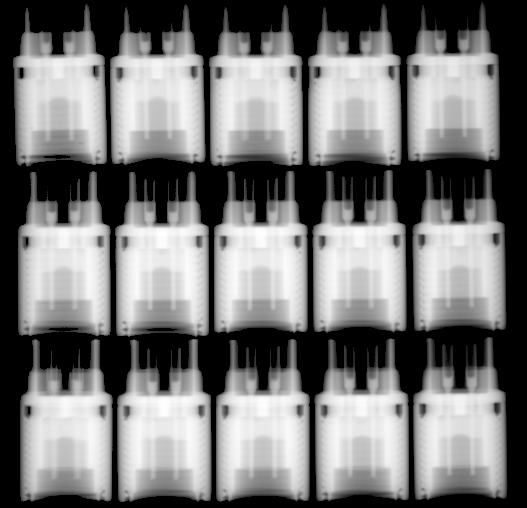
#> input picture Images/Batch no; 2023-13-11---416 to 430-A shot.tiff, 527 x 508 px, found by its file name; its folder holds 2 pictures in this run; the run also reads 1 picture not shown here
$ jupyter execute --allow-errors ISRO.ipynb
#> lines starting #> are read from the running program, lines starting #| are printed output that depends on the picture; after the words box and inside, x2 and y2 are one past the last pixel; in counts of white or black regions, pixels touching at a corner belong together
# INTRODUCTION
In this notebook, we'll try to run the TOD models on the samples provided from the ISRO. We'll try some preprocessing and then run some models on them to see the model can detect something. In hindsight, they shouldn't because they aren't trained for this. But a fun experiment nonetheless and also to measure the work that's cut out for us.

## Preprocessing
We'll first start by inspecting the images and doing some basic pre-processing to see if we can transform the image to a better version

[cell 1]
import numpy as np
import torch
import os
from PIL import Image
import matplotlib.pyplot as plt
import cv2
from scipy import ndimage as ndi
from skimage import exposure, img_as_ubyte
from skimage.filters import laplace

[cell 2]
#Import the tiff images from the images folder
def import_tiff_images(folder_path):
    images = []
    for filename in os.listdir(folder_path):
        if filename.endswith('.tiff') or filename.endswith('.tif'):
            img_path = os.path.join(folder_path, filename)
            img = np.array(Image.open(img_path))
#> img is the input picture: shape (508, 527) >u2; min 26168, max 65534, mean 44699.5
            print(img.shape)
#| (508, 527)
            images.append(img)
            break
    return np.array(images)

[cell 3]
images = import_tiff_images('/Users/apple/Desktop/IISC/M.Tech Project/Code/Images')
plt.imshow(images[0], cmap='gray')
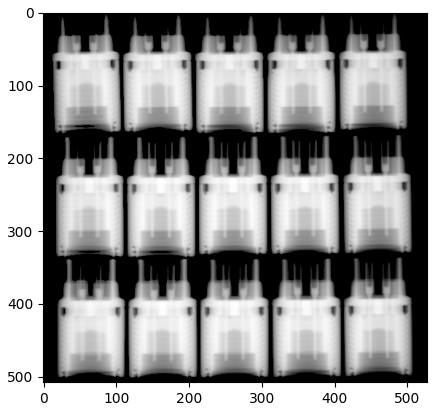
#> figure drawn by matplotlib, 1 panel

As you can see the images contains 3 rows, with 5 GTMS per row. There is a lot unneed space in the image that not really needed for our need. We'd ideally like to crop each of these GTMS from the each of the rows and pre-process on them. For the time-being I've manually cut out the needed part. Now the images are unprocessed and looking a bit too bright and lacking contrast to the point whrerin we can't even see the voids. We'll try some image pre-processing techniques to see we make the voids pop-out a bit more.

[cell 4]
def read_gray(path):
    img = cv2.imread(path, cv2.IMREAD_UNCHANGED)
#> img: shape (508, 527) uint16; min 26168, max 65534, mean 44699.5
    if img is None:
        raise FileNotFoundError(f"Could not read image: {path}")
    # If image has multiple channels, convert to grayscale using OpenCV
    if img.ndim == 3:
        img = cv2.cvtColor(img, cv2.COLOR_BGR2GRAY)
    # Convert to uint8 if needed
    if img.dtype != np.uint8:
        # Normalize into 0..255
        imin, imax = img.min(), img.max()
#> imin = 26168; imax = 65534
        if imax == imin:
            img = np.zeros_like(img, dtype=np.uint8)
        else:
            img = ((img - imin) / (imax - imin) * 255.0).astype(np.uint8)
    return img


def save_img(path, img):
    """Save uint8 grayscale image."""
    os.makedirs(os.path.dirname(path), exist_ok=True)
    cv2.imwrite(path, img)


# 1. Histogram Equalization (global)
def hist_equalization(img):
    """
    Global histogram equalization using OpenCV.
    Accepts color or non-uint8 images and converts them to
    8-bit single-channel before equalization.
    """
    # if color, convert to grayscale
    if img.ndim == 3:
        img = cv2.cvtColor(img, cv2.COLOR_BGR2GRAY)
    # ensure uint8
    if img.dtype != np.uint8:
        imin, imax = img.min(), img.max()
        if imax == imin:
            img = np.zeros_like(img, dtype=np.uint8)
        else:
            img = ((img - imin) / (imax - imin) * 255.0).astype(np.uint8)
    return cv2.equalizeHist(img)


# 2. CLAHE (Contrast Limited Adaptive Histogram Equalization)
def clahe(img, clip_limit=2.0, tile_grid_size=(8, 8)):
#> called with clip_limit = 2, tile_grid_size = (8, 8)
    clahe_obj = cv2.createCLAHE(clipLimit=clip_limit, tileGridSize=tile_grid_size)
    return clahe_obj.apply(img)


# 3. Gamma Correction
def gamma_correction(img, gamma=1.5):
    """
    img: uint8 grayscale
    gamma: >1 darkens image, <1 brightens image
    """
#> called with gamma = 1.6
    inv_gamma = 1.0 / gamma
    # build lookup table
    table = (np.arange(256) / 255.0) ** inv_gamma * 255.0
    table = np.clip(table, 0, 255).astype('uint8')
    return cv2.LUT(img, table)


# 4. Unsharp Masking (edge enhancement)
def unsharp_mask(img, sigma=1.0, amount=1.2, threshold=0):
    """
    Classic unsharp mask:
      blurred = gaussian(img, sigma)
      mask = img - blurred
      result = img + amount * mask
    amount: strength of sharpening
    threshold: minimal brightness change to sharpen (0 = no threshold)
    """
#> called with sigma = 1, amount = 1.2, threshold = 0
    img_f = img.astype(np.float32)
    blurred = cv2.GaussianBlur(img_f, (0, 0), sigmaX=sigma, sigmaY=sigma)
    mask = img_f - blurred
    if threshold > 0:
        low_contrast_mask = np.absolute(mask) < threshold
        mask[low_contrast_mask] = 0
    sharpened = img_f + amount * mask
    sharpened = np.clip(sharpened, 0, 255).astype(np.uint8)
    return sharpened


# 5. High-Pass Filter (background removal)
def high_pass_filter(img, sigma=10):
    """
    Remove low-frequency background by subtracting a Gaussian-blurred version.
    Useful to reveal small translucent defects.
    """
#> called with sigma = 20
    img_f = img.astype(np.float32)
    low = cv2.GaussianBlur(img_f, (0, 0), sigmaX=sigma, sigmaY=sigma)
    hp = img_f - low
    # re-normalize to 0..255 for visualization
    hp_norm = 255 * (hp - hp.min()) / (hp.max() - hp.min() + 1e-9)
    return hp_norm.astype(np.uint8)


# 6. Adaptive thresholding (local binarization)
def adaptive_threshold(img, block_size=51, C=5):
    """
    Detect candidate voids by local thresholding.
    block_size must be odd.
    """
#> called with block_size = 51, C = 5
    # OpenCV adaptiveThreshold requires 8-bit single-channel
    thr = cv2.adaptiveThreshold(img, 255,
                                cv2.ADAPTIVE_THRESH_GAUSSIAN_C,
                                cv2.THRESH_BINARY_INV,
                                block_size, C)
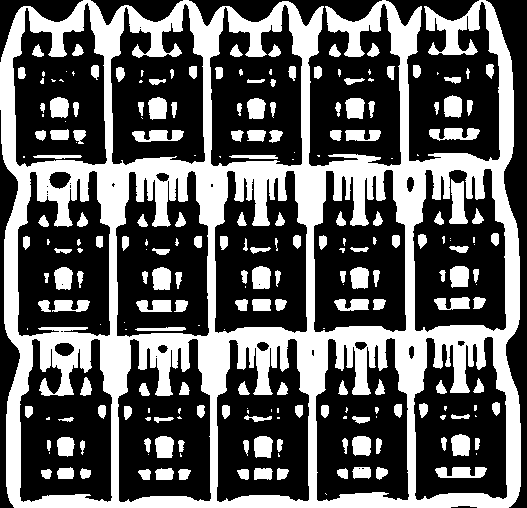
#> thr: shape (508, 527); 37.2% white; 232 white regions (68 under 20 px), largest, box (x1, y1, x2, y2) and area: (0, 0, 521, 508) 78466, (449, 179, 468, 224) 557, (429, 128, 480, 141) 446
    return thr


# 7. Top-hat and Black-hat morphological filtering
def top_black_hat(img, kernel_size=15):
    """
    Returns (top_hat, black_hat).
    - top_hat (white top-hat) enhances small bright features on a dark background
    - black_hat enhances small dark features on a bright background
    """
#> called with kernel_size = 25
    k = cv2.getStructuringElement(cv2.MORPH_ELLIPSE, (kernel_size, kernel_size))
    top_hat = cv2.morphologyEx(img, cv2.MORPH_TOPHAT, k)
    black_hat = cv2.morphologyEx(img, cv2.MORPH_BLACKHAT, k)
    return top_hat, black_hat


# 8. Multi-scale Laplacian of Gaussian (LoG) response
def multiscale_log(img, sigmas=(1.0, 2.0, 3.0, 4.0)):
    """
    Compute multi-scale LoG (absolute) and sum responses.
    Returns a normalized uint8 image where high values indicate strong LoG responses.
    """
#> called with sigmas = (1, 2, 3, 4)
    img_f = img.astype(np.float32) / 255.0
    responses = []
    for s in sigmas:
        # gaussian_laplace returns negative on bright spots; take absolute
        r = -ndi.gaussian_laplace(img_f, sigma=s)
        responses.append(np.abs(r))
#> after the loop, responses = 4 items
    resp = np.sum(responses, axis=0)
    # normalize
    resp_norm = 255 * (resp - resp.min()) / (resp.max() - resp.min() + 1e-9)
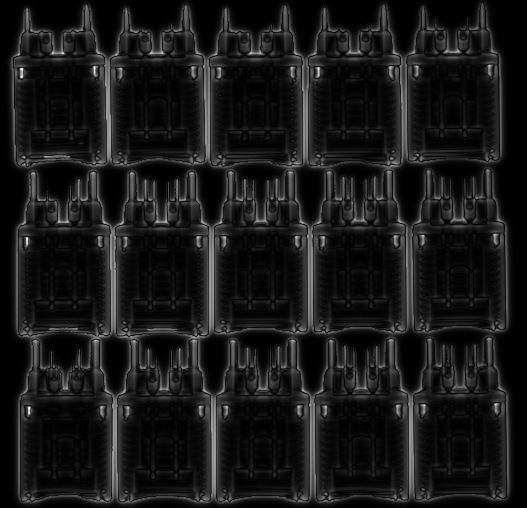
#> resp_norm: shape (508, 527) float32; min 0, max 255, mean 25.2
    return resp_norm.astype(np.uint8)


# Utility: show several images in a grid (matplotlib)
def show_grid(titles, images, figsize=(12, 8)):
#> called with figsize = (12, 8)
    n = len(images)
#> n = 10
    cols = min(3, n)
#> cols = 3
    rows = (n + cols - 1) // cols
#> rows = 4
    plt.figure(figsize=figsize)
    for i, (t, im) in enumerate(zip(titles, images), 1):
        plt.subplot(rows, cols, i)
        plt.imshow(im, cmap='gray', vmin=0, vmax=255)
        plt.title(t)
        plt.axis('off')
#> this loop made 10 passes
#> t on passes 1 to 10: 'Original', 'Histogram Equalization', 'CLAHE', 'Gamma', 'Unsharp', 'High-pass', 'Top-hat', 'Black-hat', 'Multi-scale LoG', 'Adaptive Threshold'
    plt.tight_layout()
    plt.show()


def process_all(input_path, outdir, params=None, show=False):
    if params is None:
        params = {}
    # ensure we get an 8-bit single-channel grayscale image
    img = read_gray(input_path)

    # 1) Histogram equalization
    he = hist_equalization(img)
    save_img(os.path.join(outdir, 'hist_equalization.png'), he)

    # 2) CLAHE
    cl = clahe(img, clip_limit=params.get('clahe_clip', 2.0),
               tile_grid_size=params.get('clahe_tile', (8, 8)))
    save_img(os.path.join(outdir, 'clahe.png'), cl)

    # 3) Gamma correction
    gamma = params.get('gamma', 1.6)
    g = gamma_correction(img, gamma=gamma)
    save_img(os.path.join(outdir, f'gamma_{gamma:.2f}.png'), g)

    # 4) Unsharp mask
    us = unsharp_mask(img, sigma=params.get('us_sigma', 1.0),
                      amount=params.get('us_amount', 1.2),
                      threshold=params.get('us_threshold', 0))
    save_img(os.path.join(outdir, 'unsharp.png'), us)

    # 5) High-pass
    hp = high_pass_filter(img, sigma=params.get('hp_sigma', 20))
    save_img(os.path.join(outdir, 'highpass.png'), hp)

    # 6) Adaptive threshold
    at = adaptive_threshold(img, block_size=params.get('at_block', 51),
                            C=params.get('at_C', 5))
    save_img(os.path.join(outdir, 'adaptive_threshold.png'), at)

    # 7) Top-hat and black-hat
    th, bh = top_black_hat(img, kernel_size=params.get('morph_kernel', 25))
    save_img(os.path.join(outdir, 'tophat.png'), th)
    save_img(os.path.join(outdir, 'blackhat.png'), bh)

    # 8) Multi-scale LoG
    sigs = params.get('log_sigmas', (1.0, 2.0, 3.0, 4.0))
    log = multiscale_log(img, sigmas=sigs)
    save_img(os.path.join(outdir, 'multiscale_log.png'), log)

    print("Saved enhanced images to:", outdir)

    if show:
        titles = ['Original', 'Histogram Equalization', 'CLAHE', 'Gamma', 'Unsharp', 'High-pass', 'Top-hat', 'Black-hat', 'Multi-scale LoG', 'Adaptive Threshold']
        imgs = [img, he, cl, g, us, hp, th, bh, log, at]
        show_grid(titles, imgs)

[cell 5]
output_dir = '/Users/apple/Desktop/IISC/M.Tech Project/Code/Images/Enhancement_images_A'
input_img_path = '/Users/apple/Desktop/IISC/M.Tech Project/Code/Images/Batch no; 2023-13-11---416 to 430-A shot.tiff'
os.makedirs(output_dir, exist_ok=True)
params = {
    'clahe_clip': 2.0,
    'clahe_tile': (8, 8),
    'gamma': 1.6,
    'us_sigma': 1.0,
    'us_amount': 1.2,
    'us_threshold': 0,
    'hp_sigma': 20,
    'at_block': 51,
    'at_C': 5,
    'morph_kernel': 25,
    'log_sigmas': (1.0, 2.0, 3.0, 4.0),
}
process_all(input_img_path, output_dir, params=params, show=True)

[cell 6]
output_dir = '/Users/apple/Desktop/IISC/M.Tech Project/Code/Images/Enhancement_images_B'
input_img_path = '/Users/apple/Desktop/IISC/M.Tech Project/Code/Images/Batch no; 2023-13-11---416 to 430-B shot.tiff'
os.makedirs(output_dir, exist_ok=True)
params = {
    'clahe_clip': 2.0,
    'clahe_tile': (8, 8),
    'gamma': 1.6,
    'us_sigma': 1.0,
    'us_amount': 1.2,
    'us_threshold': 0,
    'hp_sigma': 20,
    'at_block': 51,
    'at_C': 5,
    'morph_kernel': 25,
    'log_sigmas': (1.0, 2.0, 3.0, 4.0),
}
process_all(input_img_path, output_dir, params=params, show=True)
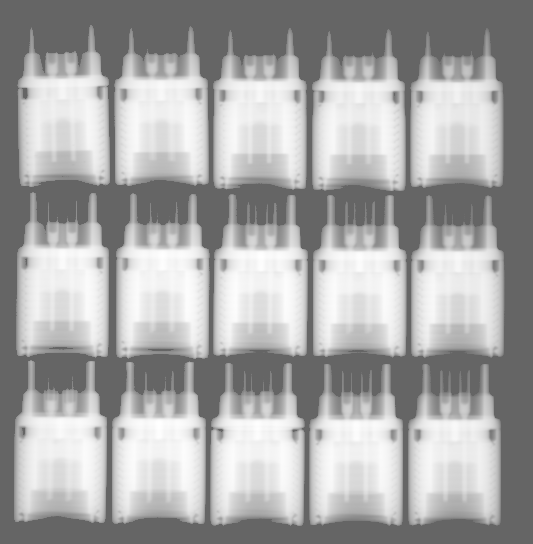
#> input picture Images/Batch no; 2023-13-11---416 to 430-B shot.tiff, 533 x 544 px, found by its file name
#> in read_gray, img is the input picture: shape (544, 533) uint16; min 26078, max 65534, mean 43133.6
#> in read_gray (call 2), `imin, imax = img.min(), img.max()`: imin = 26078
#> call 2 of clahe, with clip_limit = 2, tile_grid_size = (8, 8)
#> in clahe (call 2), `return clahe_obj.apply(img)`:
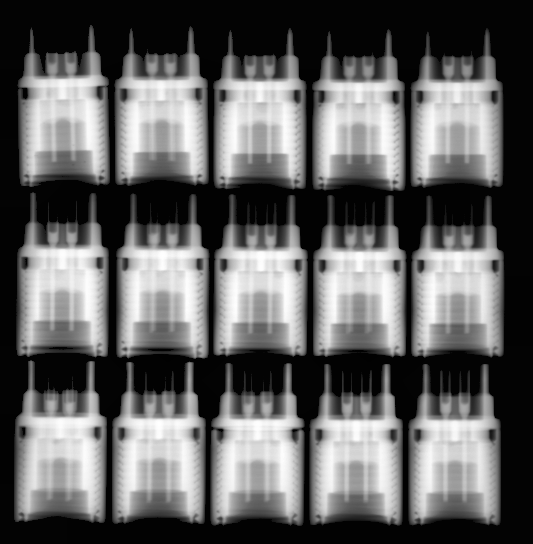
#> returned value: shape (544, 533); min 1, max 255, mean 98.7
#> call 2 of unsharp_mask, with sigma = 1, amount = 1.2, threshold = 0
#> in unsharp_mask (call 2), `sharpened = img_f + amount * mask`:
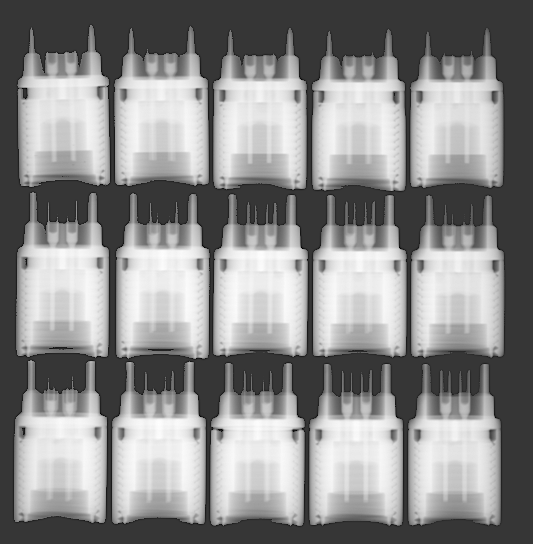
#> sharpened: shape (544, 533) float32; min -70.36, max 256.7, mean 109.9; drawn with min black and max white
#> call 2 of high_pass_filter, with sigma = 20
#> in high_pass_filter (call 2), `low = cv2.GaussianBlur(img_f, (0, 0), sigmaX=sigma, sigmaY=sigma)`:
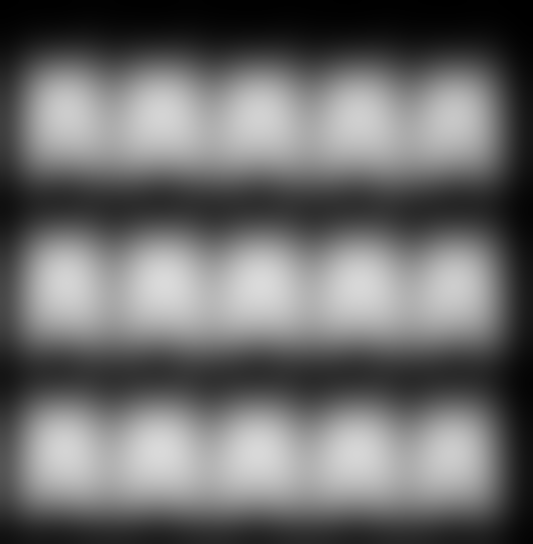
#> low: shape (544, 533) float32; min 0.174, max 218.7, mean 110
#> in high_pass_filter (call 2), `hp = img_f - low`:
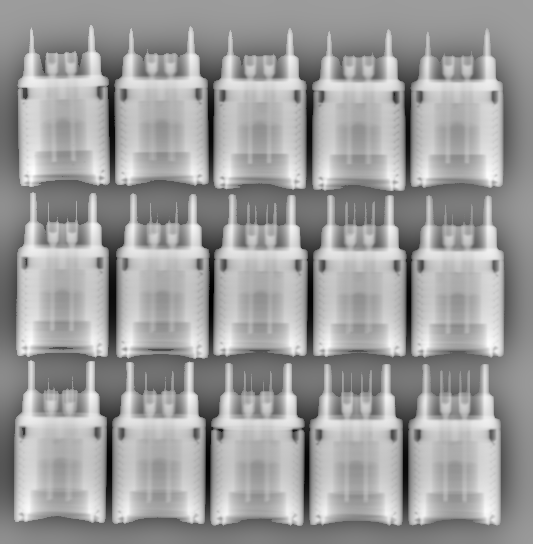
#> hp: shape (544, 533) float32; min -185.6, max 115.4, mean -0.1; drawn with min black and max white
#> in adaptive_threshold (call 2), `thr = cv2.adaptiveThreshold(img, 255, cv2.ADAPTIVE_THRESH_GAUSSIAN_C, ..`: thr: shape (544, 533); 35.5% white; 216 white regions (76 under 20 px), largest, box (x1, y1, x2, y2) and area: (0, 20, 518, 538) 83916, (432, 154, 483, 167) 478, (234, 153, 286, 166) 475
#> call 2 of top_black_hat, with kernel_size = 25
#> in top_black_hat (call 2), `black_hat = cv2.morphologyEx(img, cv2.MORPH_BLACKHAT, k)`:
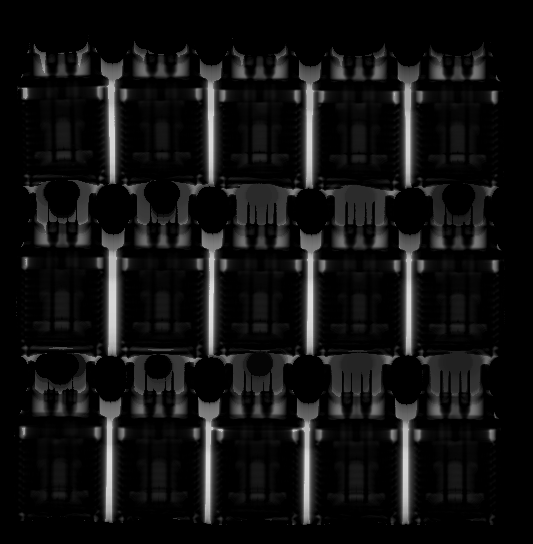
#> black_hat: shape (544, 533); min 0, max 222, mean 18
#> the loop in multiscale_log (call 2), `for s in sigmas:` made 4 passes
#> pass 3, in multiscale_log (call 2), `r = -ndi.gaussian_laplace(img_f, sigma=s)`:
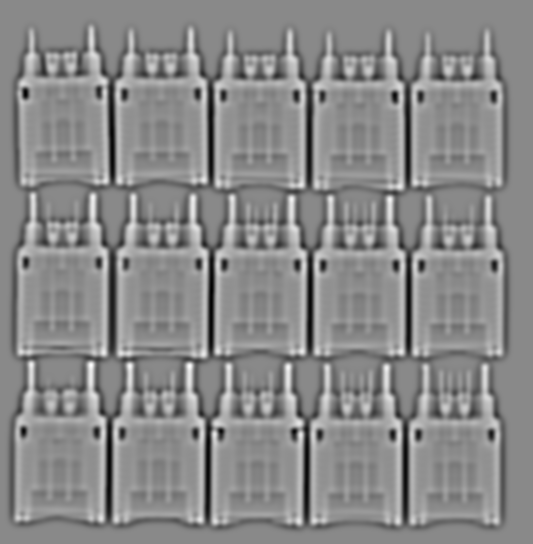
#> r: shape (544, 533) float32; min -0.0355, max 0.0303, mean 5.06e-05; drawn with min black and max white
#> the loop in show_grid (call 2), `for i, (t, im) in enumerate(zip(titles, images), 1):` made 10 passes

Looks like CLAHE and Histogram equalization works the best. Let's try stacking a few other transforms on top of the CLAHE output to see if we can improve the contrast a bit more

[cell 7]
img = np.array(Image.open('/Users/apple/Desktop/IISC/M.Tech Project/Code/Images/Enhancement-images_B/hist_equalized.png'))

[cell 8]
def clahe_then_gamma(img_clahe, gamma=1.8):
    # img_clahe: uint8 result from CLAHE
#> called with gamma = 1.8
    inv_gamma = 1.0 / gamma
    table = (np.arange(256) / 255.0) ** inv_gamma * 255.0
#> table = 256 values from 0 to 255
    table = np.clip(table, 0, 255).astype('uint8')
    return cv2.LUT(img_clahe, table)
img_clahe_gamma = clahe_then_gamma(img, gamma=1.8)
plt.imshow(img_clahe_gamma, cmap='gray')
save_img('/Users/apple/Desktop/IISC/M.Tech Project/Code/Images/CLAHE_Enhancements/clahe_gamma_1.8.png', img_clahe_gamma)

[cell 9]
def clahe_then_unsharp(img_clahe, sigma=1.0, amount=1.2, threshold=0):
    img_f = img_clahe.astype(np.float32)
    blurred = cv2.GaussianBlur(img_f, (0,0), sigmaX=sigma)
    mask = img_f - blurred
    if threshold > 0:
        mask[np.abs(mask) < threshold] = 0
    out = img_f + amount * mask
    out = np.clip(out, 0, 255).astype(np.uint8)
    return out
img_clahe_unsharp = clahe_then_unsharp(img, sigma=1.0, amount=1.2, threshold=0)
plt.imshow(img_clahe_unsharp, cmap='gray')
save_img('/Users/apple/Desktop/IISC/M.Tech Project/Code/Images/CLAHE_Enhancements/clahe_unsharp.png', img_clahe_unsharp)

[cell 10]
def homomorphic_filter(img, sigma=30, low_gain=0.5, high_gain=2.0):
    # img: uint8 grayscale
    img_log = np.log1p(img.astype(np.float32))
    # gaussian low-pass in frequency via blur
    low = cv2.GaussianBlur(img_log, (0,0), sigmaX=sigma, sigmaY=sigma)
    # high-frequency (detail) = img_log - low
    detail = img_log - low
    enhanced = low_gain * low + high_gain * detail
    out = np.expm1(enhanced)
    out = np.clip((out - out.min()) / (out.max() - out.min()) * 255, 0, 255).astype(np.uint8)
    return out

# Use after CLAHE:
# img1 = clahe(img)
# img2 = homomorphic_filter(img1, sigma=40, low_gain=0.7, high_gain=1.8)
img_clahe_homomorphic = homomorphic_filter(img, sigma=40, low_gain=0.7, high_gain=1.8)
plt.imshow(img_clahe_homomorphic, cmap='gray')
save_img('/Users/apple/Desktop/IISC/M.Tech Project/Code/Images/CLAHE_Enhancements/clahe_D.png', img_clahe_homomorphic)

[cell 11]
from scipy import ndimage as ndi

def msr_gray(img, sigmas=(15, 80, 250), weights=None):
#> called with sigmas = (15, 80, 250)
    if weights is None:
        weights = np.ones(len(sigmas)) / len(sigmas)
#> weights = [0.333, 0.333, 0.333]
    img_f = img.astype(np.float32) + 1.0
    msr = np.zeros_like(img_f)
    for s, w in zip(sigmas, weights):
        blur = ndi.gaussian_filter(img_f, sigma=s)
        msr += w * (np.log(img_f) - np.log(blur + 1e-9))
#> this loop made 3 passes
#> s on passes 1 to 3: 15, 80, 250
    # normalize to 0..255
    msr = msr - msr.min()
    msr = 255 * msr / (msr.max() + 1e-9)
    return msr.astype(np.uint8)
clahe_msr_gray = msr_gray(img)
plt.imshow(clahe_msr_gray, cmap='gray')
save_img('/Users/apple/Desktop/IISC/M.Tech Project/Code/Images/CLAHE_Enhancements/clahe_msr.png', clahe_msr_gray)

[cell 12]
def clahe_then_dog(img_clahe, sigma1=1.0, sigma2=3.0):
    im = img_clahe.astype(np.float32) / 255.0
    g1 = ndi.gaussian_filter(im, sigma=sigma1)
    g2 = ndi.gaussian_filter(im, sigma=sigma2)
    dog = g1 - g2
    dog = (dog - dog.min()) / (dog.max() - dog.min() + 1e-9)
    # optionally fuse with original to highlight
    fused = 0.6 * (img_clahe.astype(np.float32)/255.0) + 0.4 * dog
    fused = np.clip(fused * 255, 0, 255).astype(np.uint8)
    return fused
img_clahe_dog = clahe_then_dog(img, sigma1=1.0, sigma2=3.0)
plt.imshow(img_clahe_dog, cmap='gray')
save_img('/Users/apple/Desktop/IISC/M.Tech Project/Code/Images/CLAHE_Enhancements/clahe_dog.png', img_clahe_dog)

This looks the most promising so far.

[cell 13]
def multi_scale_clahe(img, clip_limits=(2.0, 2.0, 3.0), tile_sizes=((8,8),(16,16),(32,32)), weights=None):
#> called with clip_limits = (2, 2.5, 3), tile_sizes = ((8, 8), (16, 16), (32, 32))
    if weights is None:
        weights = [1.0/len(tile_sizes)] * len(tile_sizes)
    outs = []
    for clip, tile in zip(clip_limits, tile_sizes):
        clahe_obj = cv2.createCLAHE(clipLimit=clip, tileGridSize=tile)
        outs.append(clahe_obj.apply(img).astype(np.float32) / 255.0)
#> after the loop, outs = 3 items
    fused = sum(w * o for w, o in zip(weights, outs))
    fused = np.clip(fused * 255, 0, 255).astype(np.uint8)
    return fused

# Example: img_ms = multi_scale_clahe(img, clip_limits=(2.0,2.5,3.0), tile_sizes=((8,8),(16,16),(32,32)))
img_ms_clahe = multi_scale_clahe(img, clip_limits=(2.0,2.5,3.0), tile_sizes=((8,8),(16,16),(32,32)))
plt.imshow(img_ms_clahe, cmap='gray')
save_img('/Users/apple/Desktop/IISC/M.Tech Project/Code/Images/CLAHE_Enhancements/multi_scale_clahe.png', img_ms_clahe)

[cell 14]
#Make a grid of the different CLAHE enhancements
titles = ['Original CLAHE', 'CLAHE + Gamma (1.8)', 'CLAHE + Unsharp', 'CLAHE + Homomorphic', 'CLAHE + MSR', 'CLAHE + DoG', 'Multi-scale CLAHE']
images = [img, img_clahe_gamma, img_clahe_unsharp, img_clahe_homomorphic, clahe_msr_gray, img_clahe_dog, img_ms_clahe]
show_grid(titles, images)
